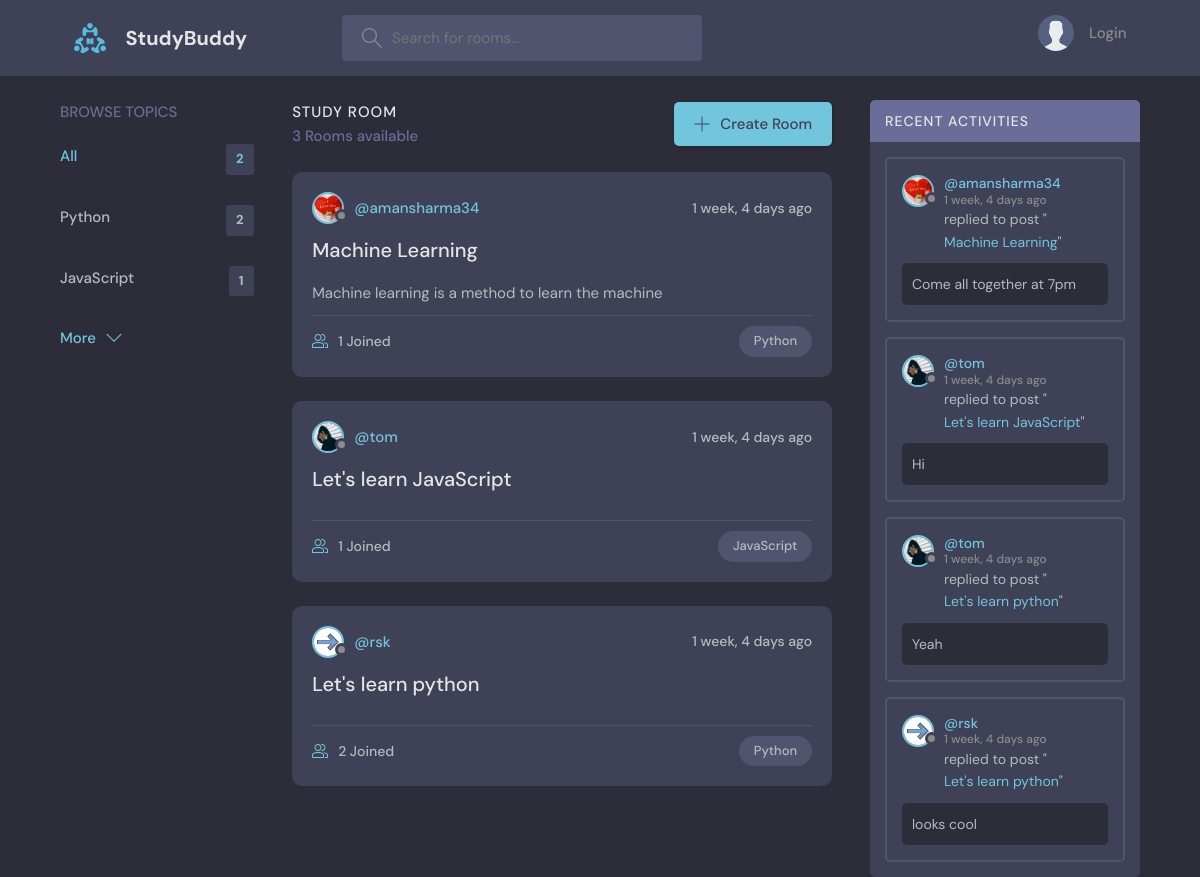
The page / on the database its author committed.
### base/models.py (models this page shows, shortened)
class Topic(models.Model):
    name = models.CharField(max_length=200)

class Room(models.Model):
    host = models.ForeignKey(User, on_delete=models.SET_NULL, null=True)
    topic = models.ForeignKey(Topic, on_delete=models.SET_NULL, null=True)
    name = models.CharField(max_length=200)
    description = models.TextField(null=True, blank=True)
    participants = models.ManyToManyField(User, related_name='participants', blank=True)
    updated = models.DateTimeField(auto_now=True)
    created = models.DateTimeField(auto_now_add=True)
    class Meta:
        ordering = ['-updated', '-created']
    def __str__(self):
        return str(self.name)

class User(AbstractUser):
    name = models.CharField(max_length=200, null=True)
    email = models.EmailField(unique=True, null=True)
    bio = models.TextField(null=True)
    avatar = models.ImageField(null=True, default="avatar.svg")
    USERNAME_FIELD = 'email'
    REQUIRED_FIELDS = []

class Message(models.Model):
    user = models.ForeignKey(User, on_delete=models.CASCADE)
    room = models.ForeignKey(Room, on_delete=models.CASCADE)
    body = models.TextField()
    updated = models.DateTimeField(auto_now=True)
    created = models.DateTimeField(auto_now_add=True)
    class Meta:
        ordering = ['-updated', '-created']
    def __str__(self):
        return self.body[0:50]

### base/views.py (the view)
# urls.py: path('', views.home, name="home"),
def home(request):
    q = request.GET.get('q') if request.GET.get('q') != None else ''
    rooms = Room.objects.filter(
        Q(topic__name__icontains=q) |
        Q(name__icontains=q) |
        Q(description__icontains=q)
        )
    topics = Topic.objects.all()[0:5]
    room_count = rooms.count()
    room_messages = Message.objects.filter(Q(room__topic__name__icontains=q))
    context = {"rooms":rooms, "topics":topics, "room_count": room_count, "room_messages": room_messages}
    return render(request, 'base/home.html', context)

### base/templates/base/home.html (shortened to what this page needs)
{% extends 'main.html' %}
{% block content %}
<main class="layout layout--3">
	<div class="container">
		<div class="topics">
			{% include 'base/topics_component.html' %}
		</div>
		<div class="roomList">
			<div class="roomList__header">
				<div>
					<h2>Study Room</h2>
					<p>{{room_count}} Rooms available</p>
				</div>
				<a class="btn btn--main" href="{% url 'create-room' %}">
					<svg version="1.1" xmlns="http://www.w3.org/2000/svg" width="32" height="32" viewBox="0 0 32 32">
						<title>add</title>
						<path
							d="M16.943 0.943h-1.885v14.115h-14.115v1.885h14.115v14.115h1.885v-14.115h14.115v-1.885h-14.115v-14.115z">
						</path>
					</svg>
					Create Room
				</a>
			</div>
			{% include 'base/feed_component.html' %}
		</div>
		<div class="activities">
			{% include 'base/activity_component.html' %}
		</div>
	</div>
</main>
{% endblock content %}

### base/templates/base/topics_component.html
<div class="topics">
<div class="topics__header">
    <h2>Browse Topics</h2>
</div>
<ul class="topics__list">
    <li>
        <a href="{% url 'home' %}" class="active">All<span>{{topics.count}}</span></a>
    </li>
    {% for topic in topics %}
    <li>
        <a href="{% url 'home' %}?q={{topic.name}}">{{topic.name}}<span>{{topic.room_set.all.count}}</span></a>
    </li>
    {% endfor %}
</ul>
<a class="btn btn--link" href="{% url 'topics' %}">
    More
    <svg version="1.1" xmlns="http://www.w3.org/2000/svg" width="32" height="32" viewBox="0 0 32 32">
        <title>chevron-down</title>
        <path d="M16 21l-13-13h-3l16 16 16-16h-3l-13 13z"></path>
    </svg>
</a>
</div>

### base/templates/base/feed_component.html (shortened to what this page needs)
{% for room in rooms %}
<div class="roomListRoom">
    <div class="roomListRoom__header">
        <a href="{% url 'user-profile' room.host.id %}" class="roomListRoom__author">
            <div class="avatar avatar--small">
                <img src="{{room.host.avatar.url}}" />
            </div>
            <span>@{{room.host.username}}</span>
        </a>
        <div class="roomListRoom__actions">
            <span>{{room.created|timesince}} ago</span>
        </div>
    </div>
    <div class="roomListRoom__content">
        <a href="{% url 'room' room.id %}">{{room.name}}</a>
        <p>
            {{room.description}}
        </p>
    </div>
    <div class="roomListRoom__meta">
        <a href="{% url 'room' room.id %}" class="roomListRoom__joined">
            {{room.participants.all.count}} Joined
        </a>
        <p class="roomListRoom__topic">{{room.topic.name}}</p>
    </div>
</div>
{% endfor %}

### base/templates/base/activity_component.html (shortened to what this page needs)
<div class="activities">
<div class="activities__header">
    <h2>Recent Activities</h2>
</div>
{% for message in room_messages %}
<div class="activities__box">
    <div class="activities__boxHeader roomListRoom__header">
        <a href="{% url 'user-profile' message.user.id %}" class="roomListRoom__author">
            <div class="avatar avatar--small">
                <img src="{{message.user.avatar.url}}" />
            </div>
            <p>
                @{{message.user.username}}
                <span>{{message.created|timesince}} ago</span>
            </p>
        </a>
    </div>
    <div class="activities__boxContent">
        <p>replied to post "<a href="{% url 'room' message.room.id %}">{{message.room}}</a>"</p>
        <div class="activities__boxRoomContent">
            {{message}}
        </div>
    </div>
</div>
{% endfor %}
</div>

### rows shown on the page
Topic: name "Python", room_set.all.count "2"
Topic: name "JavaScript", room_set.all.count "1"
Room: host.avatar (picture), host.username "amansharma34", created "1 week, 4 days", name "Machine Learning", description "Machine learning is a method to learn the machine", participants.all.count "1", topic.name "Python"
Room: host.avatar (picture), host.username "tom", created "1 week, 4 days", name "Let's learn JavaScript", participants.all.count "1", topic.name "JavaScript"
Room: host.avatar (picture), host.username "rsk", created "1 week, 4 days", name "Let's learn python", participants.all.count "2", topic.name "Python"
Message: user.avatar (picture), user.username "amansharma34", created "1 week, 4 days", room "Machine Learning", body "Come all together at 7pm"
Message: user.avatar (picture), user.username "tom", created "1 week, 4 days", room "Let's learn JavaScript", body "Hi"
Message: user.avatar (picture), user.username "tom", created "1 week, 4 days", room "Let's learn python", body "Yeah"
Message: user.avatar (picture), user.username "rsk", created "1 week, 4 days", room "Let's learn python", body "looks cool"

### other values the page prints
{{ topics.count }} "2"
{{ room_count }} "3"
